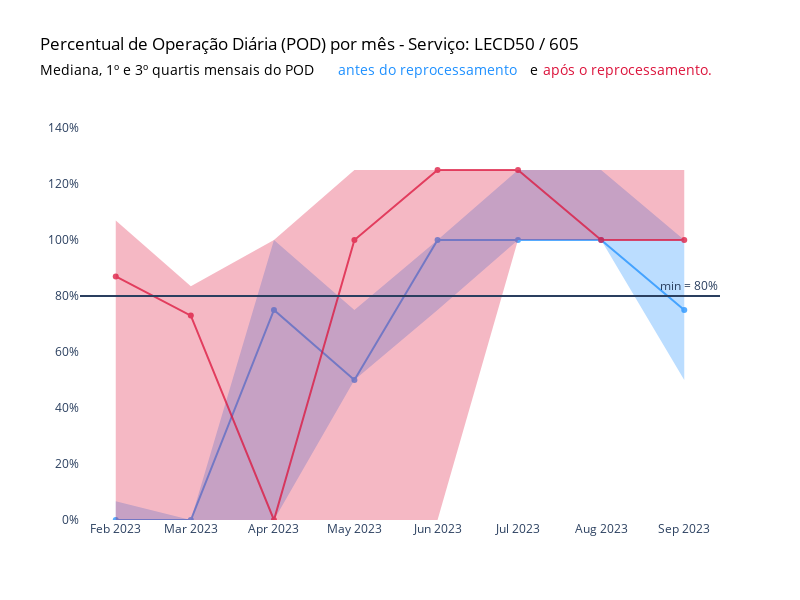

Notebook cell for this chart:
### Code cell
# Criar o gráfico de linha
fig = go.Figure()

# Adicionando área sombreada para pod_pre_reprocessamento
fig.add_trace(go.Scatter(x=median_pre.index, y=q1_pre.values, 
                         line=dict(width=0), fill=None, mode='lines', name='Q1 Pre'))
fig.add_trace(go.Scatter(x=median_pre.index, y=q3_pre.values, 
                         fill='tonexty', fillcolor='rgba(30,144,255,0.3)', mode='lines', name='Q3 Pre', 
                         line=dict(width=0))) 

# Adicionando a linha da mediana para pod_pre_reprocessamento
fig.add_trace(go.Scatter(x=median_pre.index, y=median_pre.values,
                    mode='lines+markers',
                    name='Mediana Antes do Reprocessamento',
                    marker=dict(color='dodgerblue'),
                    opacity=0.75))

# Adicionando área sombreada para pod_pos_reprocessamento
fig.add_trace(go.Scatter(x=median_pos.index, y=q1_pos.values, 
                         line=dict(width=0), fill=None, mode='lines', name='Q1 Pos'))
fig.add_trace(go.Scatter(x=median_pos.index, y=q3_pos.values, 
                         fill='tonexty', fillcolor='rgba(220,20,60,0.3)', mode='lines', name='Q3 Pos', 
                         line=dict(width=0)))  # Aqui estamos tornando a linha Q3 invisível


# Adicionando a linha da mediana para pod_pos_reprocessamento
fig.add_trace(go.Scatter(x=median_pos.index, y=median_pos.values,
                    mode='lines+markers',
                    name='Mediana Após Reprocessamento',
                    marker=dict(color='crimson'),
                    opacity=0.75))


# Configurar layout e outros parâmetros do gráfico
fig.update_layout(
    title=dict(text="Percentual de Operação Diária (POD) por mês - Serviço: LECD50 / 605", font=dict(color='black')),
    showlegend=False,
    yaxis_range=[0, 150],
    yaxis_ticksuffix="%",
    width=800,
    height=600,
    plot_bgcolor='white',
    xaxis=dict(showgrid=False, zeroline=False),
    yaxis=dict(showgrid=False, zeroline=False),
    # Adicionando anotações para o subtítulo com cores específicas
    annotations=[
        dict(
            x=-0.065,
            y=1.10,
            xref='paper',
            yref='paper',
            xanchor='left',
            text='Mediana, 1º e 3º quartis mensais do POD',
            showarrow=False,
            font=dict(color='black', size=14)  # Aplicando a cor do título
        ),
        dict(
            x=0.40,
            y=1.10,
            xref='paper',
            yref='paper',
            xanchor='left',
            text='antes do reprocessamento',
            showarrow=False,
            font=dict(color='dodgerblue', size=14)
        ),
        dict(
            x=0.70,
            y=1.10,
            xref='paper',
            yref='paper',
            xanchor='left',
            text='e',
            showarrow=False,
            font=dict(color='black', size=14)  # Aplicando a cor do título
        ),
        dict(
            x=0.72,
            y=1.10,
            xref='paper',
            yref='paper',
            xanchor='left',
            text='após o reprocessamento.',
            showarrow=False,
            font=dict(color='crimson', size=14)
        )
    ]
)

# Adicionar linha horizontal para indicar o mínimo de 80%
fig.add_hline(y=80, annotation_text="min = 80%")

fig.show()

### Figure 1 — Plotly figure (JSON) as saved in the notebook; plotly's stock layout.template omitted (floating-point values rounded to 4 significant figures)
{"data": [{"line": {"width": 0}, "mode": "lines", "name": "Q1 Pre", "type": "scatter", "x": ["2023-02", "2023-03", "2023-04", "2023-05", "2023-06", "2023-07", "2023-08", "2023-09"], "y": [0, 0, 0, 49.99, 75.02, 100.0, 99.99, 50]}, {"fill": "tonexty", "fillcolor": "rgba(30,144,255,0.3)", "line": {"width": 0}, "mode": "lines", "name": "Q3 Pre", "type": "scatter", "x": ["2023-02", "2023-03", "2023-04", "2023-05", "2023-06", "2023-07", "2023-08", "2023-09"], "y": [6.67, 0, 100.0, 75.01, 100.0, 125.0, 125.0, 99.99]}, {"marker": {"color": "dodgerblue"}, "mode": "lines+markers", "name": "Mediana Antes do Reprocessamento", "opacity": 0.75, "type": "scatter", "x": ["2023-02", "2023-03", "2023-04", "2023-05", "2023-06", "2023-07", "2023-08", "2023-09"], "y": [0, 0, 75.02, 49.99, 100.0, 100.0, 99.99, 74.99]}, {"line": {"width": 0}, "mode": "lines", "name": "Q1 Pos", "type": "scatter", "x": ["2023-02", "2023-03", "2023-04", "2023-05", "2023-06", "2023-07", "2023-08", "2023-09"], "y": [0, 0, 0, 0, 0, 100, 100, 100]}, {"fill": "tonexty", "fillcolor": "rgba(220,20,60,0.3)", "line": {"width": 0}, "mode": "lines", "name": "Q3 Pos", "type": "scatter", "x": ["2023-02", "2023-03", "2023-04", "2023-05", "2023-06", "2023-07", "2023-08", "2023-09"], "y": [107, 83.5, 100, 125, 125, 125, 125, 125]}, {"marker": {"color": "crimson"}, "mode": "lines+markers", "name": "Mediana Após Reprocessamento", "opacity": 0.75, "type": "scatter", "x": ["2023-02", "2023-03", "2023-04", "2023-05", "2023-06", "2023-07", "2023-08", "2023-09"], "y": [87, 73, 0, 100, 125, 125, 100, 100]}], "layout": {"annotations": [{"font": {"color": "black", "size": 14}, "showarrow": false, "text": "Mediana, 1º e 3º quartis mensais do POD", "x": -0.065, "xanchor": "left", "xref": "paper", "y": 1.1, "yref": "paper"}, {"font": {"color": "dodgerblue", "size": 14}, "showarrow": false, "text": "antes do reprocessamento", "x": 0.4, "xanchor": "left", "xref": "paper", "y": 1.1, "yref": "paper"}, {"font": {"color": "black", "size": 14}, "showarrow": false, "text": "e", "x": 0.7, "xanchor": "left", "xref": "paper", "y": 1.1, "yref": "paper"}, {"font": {"color": "crimson", "size": 14}, "showarrow": false, "text": "após o reprocessamento.", "x": 0.72, "xanchor": "left", "xref": "paper", "y": 1.1, "yref": "paper"}, {"showarrow": false, "text": "min = 80%", "x": 1, "xanchor": "right", "xref": "x domain", "y": 80, "yanchor": "bottom", "yref": "y"}], "height": 600, "plot_bgcolor": "white", "shapes": [{"type": "line", "x0": 0, "x1": 1, "xref": "x domain", "y0": 80, "y1": 80, "yref": "y"}], "showlegend": false, "title": {"font": {"color": "black"}, "text": "Percentual de Operação Diária (POD) por mês - Serviço: LECD50 / 605"}, "width": 800, "xaxis": {"showgrid": false, "zeroline": false}, "yaxis": {"range": [0, 150], "showgrid": false, "ticksuffix": "%", "zeroline": false}}}
